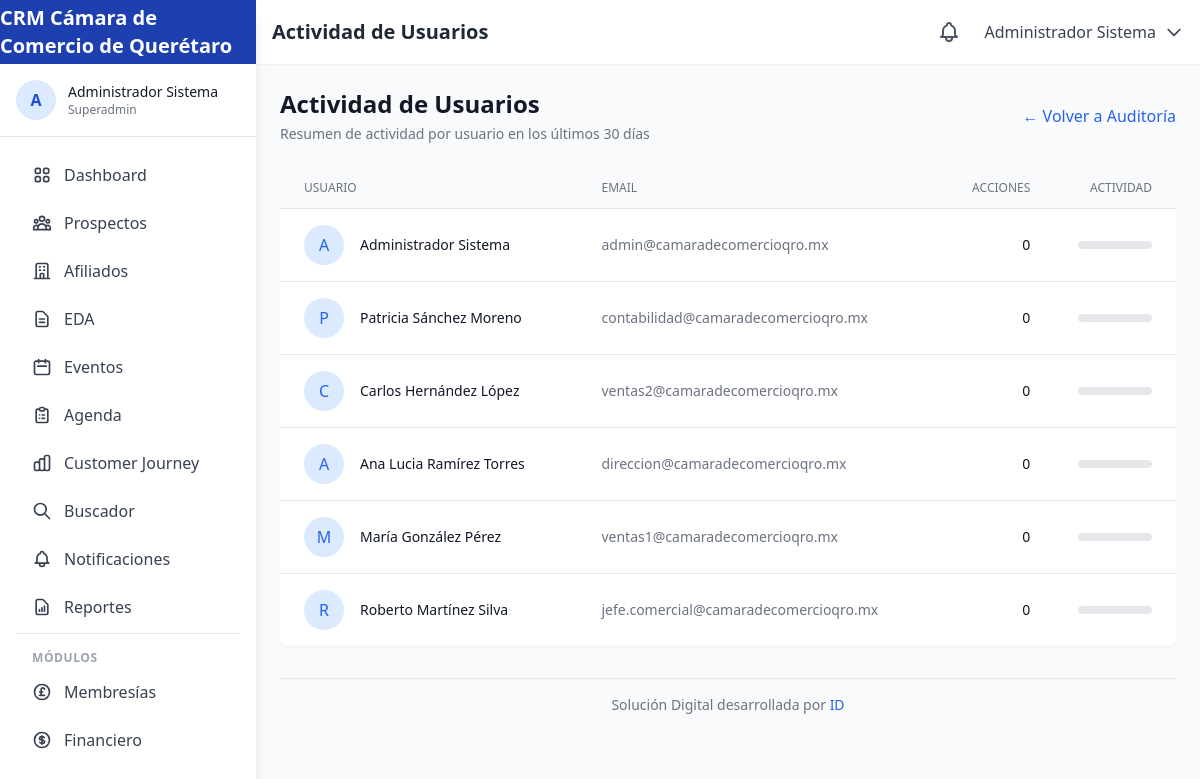
The app's page /auditoria/actividad (signed in) with its own data.
### tables this page shows
CREATE TABLE IF NOT EXISTS `users` (
    `id` INT UNSIGNED AUTO_INCREMENT PRIMARY KEY,
    `role_id` INT UNSIGNED NOT NULL,
    `email` VARCHAR(255) NOT NULL UNIQUE,
    `password` VARCHAR(255) NOT NULL,
    `name` VARCHAR(100) NOT NULL,
    `phone` VARCHAR(20),
    `whatsapp` VARCHAR(20),
    `avatar` VARCHAR(255),
    `is_active` TINYINT(1) DEFAULT 1,
    `last_login` TIMESTAMP NULL,
    `created_at` TIMESTAMP DEFAULT CURRENT_TIMESTAMP,
    `updated_at` TIMESTAMP DEFAULT CURRENT_TIMESTAMP ON UPDATE CURRENT_TIMESTAMP,
    FOREIGN KEY (`role_id`) REFERENCES `roles`(`id`)
);

### app/controllers/AuditController.php (called while the page is built, shortened)
<?php
class AuditController extends Controller {
    private AuditLog $auditModel;
    public function __construct(array $params = []) {
        $this->auditModel = new AuditLog();
    }
    public function activity(): void {
        $userActivity = $this->auditModel->getUserActivity();
        $this->view('audit/activity', [
            'pageTitle' => 'Actividad de Usuarios',
            'currentPage' => 'auditoria',
            'userActivity' => $userActivity
        ]);
    }
}

### public/index.php (called while the page is built, shortened)
<?php
spl_autoload_register(function ($class) {
    $paths = [
        APP_PATH . '/core/' . $class . '.php',
        APP_PATH . '/controllers/' . $class . '.php',
        APP_PATH . '/models/' . $class . '.php'
    ];
    foreach ($paths as $path) {
        if (file_exists($path)) {
            return;
        }
    }
});
$router = new Router();
$router->add('', ['controller' => 'home', 'action' => 'index']);
$router->add('login', ['controller' => 'auth', 'action' => 'login']);
$router->add('logout', ['controller' => 'auth', 'action' => 'logout']);
$router->add('register', ['controller' => 'auth', 'action' => 'register']);
$router->add('recuperar-password', ['controller' => 'auth', 'action' => 'forgotPassword']);
$router->add('restablecer-password', ['controller' => 'auth', 'action' => 'resetPassword']);
$router->add('dashboard', ['controller' => 'dashboard', 'action' => 'index']);
$router->add('dashboard/afiliador', ['controller' => 'dashboard', 'action' => 'afiliador']);
$router->add('dashboard/comercial', ['controller' => 'dashboard', 'action' => 'comercial']);
$router->add('dashboard/direccion', ['controller' => 'dashboard', 'action' => 'direccion']);
$router->add('dashboard/contabilidad', ['controller' => 'dashboard', 'action' => 'contabilidad']);
$router->add('prospectos', ['controller' => 'prospects', 'action' => 'index']);
$router->add('prospectos/nuevo', ['controller' => 'prospects', 'action' => 'create']);
$router->add('prospectos/{id}', ['controller' => 'prospects', 'action' => 'show']);
$router->add('prospectos/{id}/editar', ['controller' => 'prospects', 'action' => 'edit']);
$router->add('prospectos/{id}/eliminar', ['controller' => 'prospects', 'action' => 'delete']);
$router->add('prospectos/canal/{channel}', ['controller' => 'prospects', 'action' => 'byChannel']);
$router->add('afiliados', ['controller' => 'affiliates', 'action' => 'index']);
$router->add('afiliados/nuevo', ['controller' => 'affiliates', 'action' => 'create']);
$router->add('afiliados/{id}', ['controller' => 'affiliates', 'action' => 'show']);
$router->add('afiliados/{id}/editar', ['controller' => 'affiliates', 'action' => 'edit']);
$router->add('afiliados/{id}/expediente', ['controller' => 'affiliates', 'action' => 'digitalFile']);
$router->add('afiliados/vencimientos', ['controller' => 'affiliates', 'action' => 'expirations']);
$router->add('afiliados/exafiliados', ['controller' => 'affiliates', 'action' => 'former']);
$router->add('expedientes', ['controller' => 'expedientes', 'action' => 'index']);
$router->add('expedientes/{id}', ['controller' => 'expedientes', 'action' => 'show']);
$router->add('expedientes/{id}/etapa-a', ['controller' => 'expedientes', 'action' => 'editStageA']);
$router->add('expedientes/{id}/etapa-b', ['controller' => 'expedientes', 'action' => 'editStageB']);
$router->add('expedientes/{id}/etapa-c', ['controller' => 'expedientes', 'action' => 'editStageC']);
$router->add('eventos', ['controller' => 'events', 'action' => 'index']);
$router->add('eventos/nuevo', ['controller' => 'events', 'action' => 'create']);
$router->add('eventos/categorias', ['controller' => 'events', 'action' => 'categories']);
$router->add('eventos/{id}', ['controller' => 'events', 'action' => 'show']);
$router->add('eventos/{id}/editar', ['controller' => 'events', 'action' => 'edit']);
$router->add('eventos/{id}/registro', ['controller' => 'events', 'action' => 'registration']);
$router->add('eventos/{id}/asistencia', ['controller' => 'events', 'action' => 'attendance']);
$router->add('evento/{url}', ['controller' => 'events', 'action' => 'publicRegistration']);
$router->add('evento/pago/{code}', ['controller' => 'events', 'action' => 'payment']);
$router->add('evento/boleto/{code}', ['controller' => 'events', 'action' => 'printableTicket']);
$router->add('agenda', ['controller' => 'agenda', 'action' => 'index']);
$router->add('agenda/nueva', ['controller' => 'agenda', 'action' => 'create']);
$router->add('agenda/{id}', ['controller' => 'agenda', 'action' => 'show']);
$router->add('agenda/{id}/editar', ['controller' => 'agenda', 'action' => 'edit']);
$router->add('agenda/api/eventos', ['controller' => 'agenda', 'action' => 'apiEvents']);
$router->add('buscador', ['controller' => 'search', 'action' => 'index']);
$router->add('buscador/resultados', ['controller' => 'search', 'action' => 'results']);
$router->add('buscador/no-match', ['controller' => 'search', 'action' => 'noMatch']);
$router->add('journey', ['controller' => 'journey', 'action' => 'index']);
$router->add('journey/upselling', ['controller' => 'journey', 'action' => 'upselling']);
$router->add('journey/crossselling', ['controller' => 'journey', 'action' => 'crossselling']);
$router->add('journey/council', ['controller' => 'journey', 'action' => 'council']);
$router->add('journey/sendUpsellingInvitation', ['controller' => 'journey', 'action' => 'sendUpsellingInvitation']);
$router->add('journey/{id}', ['controller' => 'journey', 'action' => 'show']);
$router->add('notificaciones', ['controller' => 'notifications', 'action' => 'index']);
$router->add('notificaciones/marcar-leida/{id}', ['controller' => 'notifications', 'action' => 'markRead']);
$router->add('reportes', ['controller' => 'reports', 'action' => 'index']);
$router->add('reportes/comerciales', ['controller' => 'reports', 'action' => 'commercial']);
$router->add('reportes/financieros', ['controller' => 'reports', 'action' => 'financial']);
$router->add('reportes/operativos', ['controller' => 'reports', 'action' => 'operational']);
$router->add('configuracion', ['controller' => 'config', 'action' => 'index']);
$router->add('configuracion/sitio', ['controller' => 'config', 'action' => 'site']);
$router->add('configuracion/correo', ['controller' => 'config', 'action' => 'email']);
$router->add('configuracion/correo/probar', ['controller' => 'config', 'action' => 'testEmail']);
$router->add('configuracion/estilos', ['controller' => 'config', 'action' => 'styles']);
$router->add('configuracion/pagos', ['controller' => 'config', 'action' => 'payments']);
$router->add('configuracion/api', ['controller' => 'config', 'action' => 'api']);
$router->add('configuracion/usuarios', ['controller' => 'config', 'action' => 'users']);
$router->add('perfil', ['controller' => 'profile', 'action' => 'index']);
$router->add('perfil/actualizar', ['controller' => 'profile', 'action' => 'update']);
$router->add('perfil/password', ['controller' => 'profile', 'action' => 'changePassword']);
$router->add('usuarios', ['controller' => 'users', 'action' => 'index']);
$router->add('usuarios/nuevo', ['controller' => 'users', 'action' => 'create']);
$router->add('usuarios/{id}', ['controller' => 'users', 'action' => 'show']);
$router->add('usuarios/{id}/editar', ['controller' => 'users', 'action' => 'edit']);
$router->add('membresias', ['controller' => 'memberships', 'action' => 'index']);
$router->add('membresias/nuevo', ['controller' => 'memberships', 'action' => 'create']);
$router->add('membresias/{id}', ['controller' => 'memberships', 'action' => 'show']);
$router->add('membresias/{id}/editar', ['controller' => 'memberships', 'action' => 'edit']);
$router->add('financiero', ['controller' => 'financial', 'action' => 'index']);
$router->add('financiero/pagos', ['controller' => 'financial', 'action' => 'payments']);
$router->add('financiero/facturas', ['controller' => 'financial', 'action' => 'invoices']);
$router->add('financiero/reporte', ['controller' => 'financial', 'action' => 'report']);
$router->add('financiero/registrar-pago', ['controller' => 'financial', 'action' => 'recordPayment']);
$router->add('financiero/generar-factura', ['controller' => 'financial', 'action' => 'generateInvoice']);
$router->add('financiero/categorias', ['controller' => 'financial', 'action' => 'categories']);
$router->add('financiero/movimientos', ['controller' => 'financial', 'action' => 'transactions']);
$router->add('financiero/reporte-movimientos', ['controller' => 'financial', 'action' => 'transactionsReport']);
$router->add('importar', ['controller' => 'import', 'action' => 'index']);
$router->add('importar/procesar', ['controller' => 'import', 'action' => 'process']);
$router->add('importar/plantilla', ['controller' => 'import', 'action' => 'template']);
$router->add('auditoria', ['controller' => 'audit', 'action' => 'index']);
$router->add('auditoria/buscar', ['controller' => 'audit', 'action' => 'search']);
$router->add('auditoria/actividad', ['controller' => 'audit', 'action' => 'activity']);
$router->add('auditoria/usuario/{id}', ['controller' => 'audit', 'action' => 'byUser']);
$router->add('auditoria/tabla', ['controller' => 'audit', 'action' => 'byTable']);
$router->add('requerimientos', ['controller' => 'requirements', 'action' => 'index']);
$router->add('requerimientos/nuevo', ['controller' => 'requirements', 'action' => 'create']);
$router->add('requerimientos/categorias', ['controller' => 'requirements', 'action' => 'categories']);
$router->add('requerimientos/mis-requerimientos', ['controller' => 'requirements', 'action' => 'myRequirements']);
$router->add('requerimientos/actualizar-estado', ['controller' => 'requirements', 'action' => 'updateStatus']);
$router->add('requerimientos/{id}', ['controller' => 'requirements', 'action' => 'show']);
$router->add('requerimientos/{id}/editar', ['controller' => 'requirements', 'action' => 'edit']);
$router->add('api/prospectos', ['controller' => 'api', 'action' => 'prospects']);
$router->add('api/afiliados', ['controller' => 'api', 'action' => 'affiliates']);
$router->add('api/eventos', ['controller' => 'api', 'action' => 'events']);
$router->add('api/dashboard', ['controller' => 'api', 'action' => 'dashboard']);
$router->add('api/notificaciones', ['controller' => 'api', 'action' => 'notifications']);
$router->add('api/buscar', ['controller' => 'api', 'action' => 'search']);
$router->add('api/buscar-empresa', ['controller' => 'api', 'action' => 'searchCompany']);
$router->add('api/eventos/verificar-url', ['controller' => 'api', 'action' => 'verifyEventUrl']);
$router->add('api/eventos/confirmar-pago', ['controller' => 'api', 'action' => 'confirmEventPayment']);
$router->add('api/eventos/validar-qr', ['controller' => 'api', 'action' => 'validateEventQR']);
$url = $_GET['url'] ?? '';
try {
    $router->dispatch($url);
} catch (Exception $e) {
    $code = $e->getCode() ?: 500;
    http_response_code($code);
    if ($code === 404) {
        require_once APP_PATH . '/views/errors/404.php';
    } else {
        echo "Error: " . $e->getMessage();
    }
}

### app/core/Database.php (called while the page is built, shortened)
<?php
class Database {
    private static $instance = null;
    private $pdo;
    private function __construct() {
        try {
            $dsn = "mysql:host=" . DB_HOST . ";dbname=" . DB_NAME . ";charset=" . DB_CHARSET;
            $this->pdo = new PDO($dsn, DB_USER, DB_PASS, DB_OPTIONS);
        } catch (PDOException $e) {
            throw new Exception("Database connection failed: " . $e->getMessage());
        }
    }
    public static function getInstance(): self {
        if (self::$instance === null) {
            self::$instance = new self();
        }
        return self::$instance;
    }
    public function query(string $sql, array $params = []): PDOStatement {
        $stmt = $this->pdo->prepare($sql);
        $stmt->execute($params);
        return $stmt;
    }
    public function fetchAll(string $sql, array $params = []): array {
        $stmt = $this->query($sql, $params);
        return $stmt->fetchAll();
    }
}

### app/models/AuditLog.php (called while the page is built, shortened)
<?php
class AuditLog extends Model {
    protected string $table = 'audit_log';
    public function getUserActivity(): array {
        $sql = "SELECT u.id, u.name, u.email, COUNT(al.id) as action_count
                FROM users u
                LEFT JOIN {$this->table} al ON u.id = al.user_id
                    AND al.created_at >= DATE_SUB(NOW(), INTERVAL 30 DAY)
                GROUP BY u.id
                ORDER BY action_count DESC
                LIMIT 20";
        return $this->raw($sql);
    }
}

### app/core/Model.php (called while the page is built, shortened)
<?php
abstract class Model {
    protected Database $db;
    public function __construct() {
        $this->db = Database::getInstance();
    }
    protected function raw(string $sql, array $params = []): array {
        return $this->db->fetchAll($sql, $params);
    }
}

### app/views/audit/activity.php (the view, shortened to what this page needs)
<div class="space-y-6">
    <div class="flex items-center justify-between">
        <div>
            <h2 class="text-2xl font-bold text-gray-900">Actividad de Usuarios</h2>
            <p class="mt-1 text-sm text-gray-500">Resumen de actividad por usuario en los últimos 30 días</p>
        </div>
        <a href="<?php echo BASE_URL; ?>/auditoria" class="text-blue-600 hover:text-blue-800">
            ← Volver a Auditoría
        </a>
    </div>
    <div class="bg-white rounded-lg shadow-sm overflow-hidden">
        <div class="overflow-x-auto">
            <table class="min-w-full divide-y divide-gray-200">
                <thead class="bg-gray-50">
                    <tr>
                        <th class="px-6 py-3 text-left text-xs font-medium text-gray-500 uppercase">Usuario</th>
                        <th class="px-6 py-3 text-left text-xs font-medium text-gray-500 uppercase">Email</th>
                        <th class="px-6 py-3 text-right text-xs font-medium text-gray-500 uppercase">Acciones</th>
                        <th class="px-6 py-3 text-right text-xs font-medium text-gray-500 uppercase">Actividad</th>
                    </tr>
                </thead>
                <tbody class="divide-y divide-gray-200">
                    <?php
                    foreach ($userActivity as $user):
                    ?>
                    <tr class="hover:bg-gray-50">
                        <td class="px-6 py-4 whitespace-nowrap">
                            <div class="flex items-center">
                                <div class="flex-shrink-0 h-10 w-10 bg-blue-100 rounded-full flex items-center justify-center">
                                    <span class="text-blue-600 font-medium">
                                        <?php echo mb_substr($user['name'], 0, 1, 'UTF-8'); ?>
                                    </span>
                                </div>
                                <div class="ml-4">
                                    <p class="text-sm font-medium text-gray-900">
                                        <?php echo htmlspecialchars($user['name']); ?>
                                    </p>
                                </div>
                            </div>
                        </td>
                        <td class="px-6 py-4 whitespace-nowrap text-sm text-gray-500">
                            <?php echo htmlspecialchars($user['email']); ?>
                        </td>
                        <td class="px-6 py-4 whitespace-nowrap text-sm font-medium text-gray-900 text-right">
                            <?php echo number_format($user['action_count']); ?>
                        </td>
                        <td class="px-6 py-4 whitespace-nowrap">
                            <div class="flex items-center">
                                <div class="flex-1 h-2 bg-gray-200 rounded-full overflow-hidden">
                                </div>
                            </div>
                        </td>
                    </tr>
                    <?php endforeach; ?>
                </tbody>
            </table>
        </div>
    </div>
</div>

### records on screen
users: name "A", name "Administrador Sistema", email "admin@camaradecomercioqro.mx", action_count "0"
users: name "P", name "Patricia Sánchez Moreno", email "contabilidad@camaradecomercioqro.mx", action_count "0"
users: name "C", name "Carlos Hernández López", email "ventas2@camaradecomercioqro.mx", action_count "0"
users: name "A", name "Ana Lucia Ramírez Torres", email "direccion@camaradecomercioqro.mx", action_count "0"
users: name "M", name "María González Pérez", email "ventas1@camaradecomercioqro.mx", action_count "0"
users: name "R", name "Roberto Martínez Silva", email "jefe.comercial@camaradecomercioqro.mx", action_count "0"

### other values on screen
$siteName "CRM Cámara de Comercio de Querétaro"
mb_substr($_SESSION['user_name'] ?? 'U', 0, 1, 'UTF-8') "A"
$_SESSION['user_name'] "Administrador Sistema"
$_SESSION['user_role'] "Superadmin"
$pageTitle "Actividad de Usuarios"
